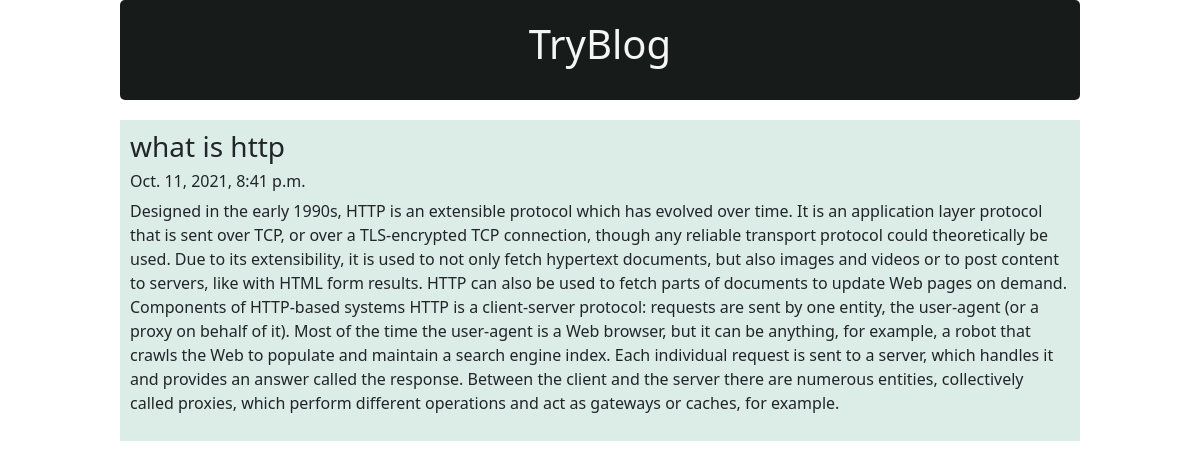
The page /get-post/2/ on the database its author committed.
### posts/models.py (models this page shows, shortened)
class Post(models.Model):
    title = models.CharField(max_length=100)
    body = models.CharField(max_length=1000000)
    created_at = models.DateTimeField(default=datetime.now, blank=True)

### posts/views.py (the view)
# urls.py: path('get-post/<str:pk>/', get_post_view, name='get-post'),
def get_post_view(request, pk):
    post = Post.objects.get(id=pk)
    return render(request, "detail.html", {"post":post})

### templates/detail.html (shortened to what this page needs)
{% extends 'base.html' %}
{% block content %}
    <div class='pageTitle'>
        <h1>TryBlog</h1>
    </div>
    <div class="posts">
        <h3>{{post.title}}</h3>
        <h6>{{post.created_at}}</h6>
        <p>{{post.body}}</p>
    </div>
{% endblock content %}

### templates/base.html (style rules this page uses)
.pageTitle { padding-top: 15px; background-color: rgb(23, 27, 26); margin: 0 auto; height: 100px; width: 80%; padding-bottom: 10px; color: whitesmoke; padding-top: 20px; justify-content: center; text-align: center; border-radius: 5px; }
.posts { background-color: rgb(220, 236, 231); margin: auto; margin-top: 20px; width: 80%; padding: 10px; margin-bottom: 10px; }

### rows shown on the page
Post: title "what is http", created_at "Oct. 11, 2021, 8:41 p.m.", body "Designed in the early 1990s, HTTP is an extensible protocol which has evolved over time. It is an application layer protocol that is sent over TCP, or over a TLS-encrypted TCP connection, though any reliable transport protocol could theoretically be used. Due to its extensibility, it is used to not only fetch hypertext documents, but also images and videos or to post content to servers, like with HTML form results. HTTP can also be used to fetch parts of documents to update Web pages on demand. Components of HTTP-based systems HTTP is a client-server protocol: requests are sent by one entity, the user-agent (or a proxy on behalf of it). Most of the time the user-agent is a Web browser, but…"
